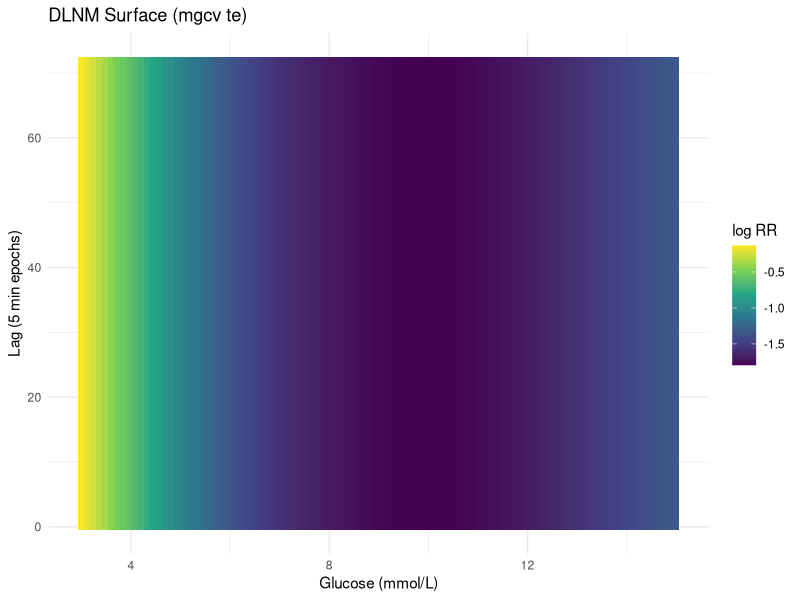
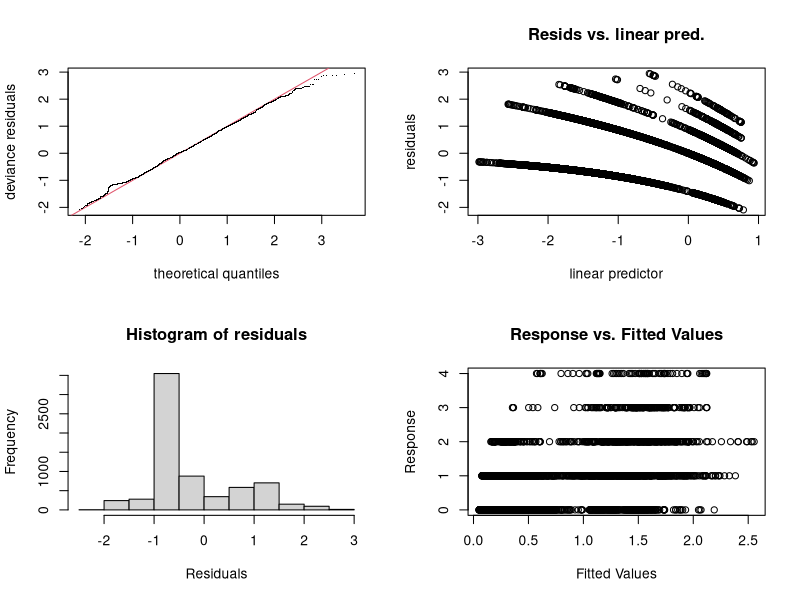

These charts were generated, in order, by the following R code:
# =============================================================================
# DLNM Analysis of Continuous Glucose / Ketone Sensor Data
# Framework: mgcv tensor-product DLNM (Economou-style)
# =============================================================================


library(mgcv)
library(dplyr)
library(tidyr)
library(lubridate)
library(haven)
library(ggplot2)
library(readr)

# -----------------------------------------------------------------------------
#  User-defined parameters
# -----------------------------------------------------------------------------

id_col        <- "SUBJECTID"
eff_col       <- "GLUCOSE"
out_col       <- "KETONES"
day_col       <- "DAYS_WORN"
hour_col      <- "HOURS_WORN"
value_col     <- "VALUE"
analyte_col   <- "ANALYTE"
condition_col <- "CONDITION"

kappa      <- 0.5
window_w   <- 12

L          <- 72
epoch_mins <- 5

group_var  <- condition_col

# -----------------------------------------------------------------------------
#  Load data
# -----------------------------------------------------------------------------

# Load necessary library
if (!require("dplyr")) install.packages("dplyr")
library(dplyr)

# --- CONFIGURATION ---
num_subjects <- 5  # Increase this for a "larger" dataset
days_per_subject <- 5
readings_per_hour <- 12 # Every 5 minutes (0.0833 hours)
total_hours <- 24 * days_per_subject

# --- GENERATION ---
set.seed(42) # For reproducibility

generate_data <- function(subject_id, condition) {
  n_rows <- total_hours * readings_per_hour
  
  #  Create Time vectors
  hours_worn <- seq(0, by = 0.0833, length.out = n_rows)
  days_worn <- floor(hours_worn / 24) + 1
  
  #  Simulate Glucose (Random walk with physiological bounds)
  # Diabetics have higher variance and higher mean
  base_g <- if(condition == "Diabetic") 8.5 else 5.5
  glucose <- cumsum(rnorm(n_rows, 0, 0.3)) + base_g
  glucose <- pmax(1.5, pmin(glucose, 20)) # Clamp to realistic range
  
  #  Simulate Ketones based on Glucose levels
  ketones <- numeric(n_rows)
  for(i in 1:n_rows) {
    # Base noise (0 - 0.1)
    val <- runif(1, 0, 0.1)
    
    # Determine Spike Probability
    # Higher chance if glucose is low (< 3.0)
    spike_chance <- if(glucose[i] < 3.0) 0.15 else 0.02
    
    if(runif(1) < spike_chance) {
      # Use a Gamma distribution to create the 0.3-1, 1-3, 3-6 tiering
      # Shape/Scale parameters ensure it's skewed towards lower spikes
      val <- rgamma(1, shape = 1.2, scale = 0.8) 
      val <- pmin(val + 0.3, 6.0) # Ensure it hits the spike range
    }
    ketones[i] <- val
  }
  
  # 4. Format into Long Structure
  df_glucose <- data.frame(
    SUBJECTID = subject_id,
    ANALYTE = "GLUCOSE",
    DAYS_WORN = days_worn,
    HOURS_WORN = round(hours_worn, 4),
    VALUE = glucose,
    CONDITION = condition
  )
  
  df_ketones <- data.frame(
    SUBJECTID = subject_id,
    ANALYTE = "KETONES",
    DAYS_WORN = days_worn,
    HOURS_WORN = round(hours_worn, 4),
    VALUE = ketones,
    CONDITION = condition
  )
  
  # Interleave rows: Glucose, then Ketone for each timestamp
  return(bind_rows(df_glucose, df_ketones) %>% arrange(HOURS_WORN, ANALYTE))
}

# Generate for multiple subjects
subject_list <- paste0("S", sprintf("%03d", 1:num_subjects))
conditions <- sample(c("Diabetic", "NonDiabetic"), num_subjects, replace = TRUE)

df_raw  <- mapply(generate_data, subject_list, conditions, SIMPLIFY = FALSE) %>% 
  bind_rows()

# --- PREVIEW & SAVE ---
print(head(df_raw , 10))
# write.csv(df_raw, "Large_Metabolic_Data.csv", row.names = FALSE)

# df_raw <- haven::read_sas("your_file.sas7bdat")
# df_raw <- read_csv("Desktop/glu_ket_realistic_large.csv")

# -----------------------------------------------------------------------------
#  Reshape to wide format
# -----------------------------------------------------------------------------

df_wide <- df_raw %>%
  filter(.data[[analyte_col]] %in% c(eff_col, out_col)) %>%
  pivot_wider(
    id_cols    = c(id_col, condition_col, day_col, hour_col),
    names_from = all_of(analyte_col),
    values_from = all_of(value_col)
  ) %>%
  rename(
    subjectid = all_of(id_col),
    condition = all_of(condition_col),
    day       = all_of(day_col),
    hours     = all_of(hour_col),
    glucose   = all_of(eff_col),
    ketones   = all_of(out_col)
  ) %>%
  arrange(subjectid, hours)

# -----------------------------------------------------------------------------
#  Construct epoch index + time-of-day
# -----------------------------------------------------------------------------

df_wide <- df_wide %>%
  group_by(subjectid) %>%
  mutate(
    hours_rounded = round(hours * 60 / epoch_mins) * epoch_mins / 60,
    epoch = dense_rank(hours_rounded),
    tod_min = (hours_rounded %% 24) * 60
  ) %>%
  ungroup()


# -----------------------------------------------------------------------------
#  Build rolling exceedance count (Y)
# -----------------------------------------------------------------------------

build_exceedance_count <- function(series, w, kappa) {
  n   <- length(series)
  exc <- as.integer(series > kappa)
  out <- integer(n)
  for (t in seq_len(n)) {
    start <- max(1L, t - w + 1L)
    out[t] <- sum(exc[start:t], na.rm = TRUE)
  }
  out
}

df_wide <- df_wide %>%
  group_by(subjectid) %>%
  arrange(epoch, .by_group = TRUE) %>%
  mutate(
    Y = build_exceedance_count(ketones, window_w, kappa)
  ) %>%
  ungroup()

# -----------------------------------------------------------------------------
#  Create lagged glucose variables 
# -----------------------------------------------------------------------------

df_lagged <- df_wide %>%
  group_by(subjectid) %>%
  arrange(epoch, .by_group = TRUE) %>%
  {
    dat <- .
    for (l in 0:L) {
      dat <- dat %>%
        mutate(!!paste0("glucose_lag", l) := dplyr::lag(glucose, n = l))
    }
    dat
  } %>%
  ungroup() %>%
  drop_na(paste0("glucose_lag", 0:L)) %>%
  mutate(
    subjectid_f = factor(subjectid),
    condition_f = factor(condition),
    day_f       = as.numeric(day)
  )

# -----------------------------------------------------------------------------
#  Build exposure + lag matrices
# -----------------------------------------------------------------------------

GLUIndex <- grep("^glucose_lag", colnames(df_lagged))
GLU <- as.matrix(df_lagged[, GLUIndex])

LAG <- matrix(
  rep(0:L, each = nrow(df_lagged)),
  nrow = nrow(df_lagged),
  ncol = L + 1,
  byrow = FALSE
)

# -----------------------------------------------------------------------------
#  Fit pooled DLNM (mgcv tensor surface)
# -----------------------------------------------------------------------------

# Attach matrices to dataframe (CRITICAL FIX)
df_lagged$GLU_mat <- I(as.matrix(df_lagged[, GLUIndex]))

df_lagged$LAG_mat <- I(matrix(
  rep(0:L, each = nrow(df_lagged)),
  nrow = nrow(df_lagged),
  ncol = L + 1
))

# -----------------------------------------------------------------------------
# Fit model
# -----------------------------------------------------------------------------

fit_pooled <- gam(
  Y ~ te(GLU_mat, LAG_mat, k = c(6,6), bs = c("tp","tp")) +
    s(tod_min, bs = "cc", k = 10) +
    s(day_f,   bs = "tp", k = 5) +
    s(subjectid_f, bs = "re"),
  family = poisson(),
  data   = df_lagged,
  method = "REML",
  knots  = list(tod_min = c(0,1440))
)

summary(fit_pooled)
# -----------------------------------------------------------------------------
#  Stratified models 
# -----------------------------------------------------------------------------

groups <- unique(df_lagged[[group_var]])
fit_by_group <- list()

for (grp in groups) {
  
  sub_data <- df_lagged %>% 
    filter(.data[[group_var]] == grp)
  
  # Rebuild matrices INSIDE subset (CRITICAL)
  sub_data$GLU_mat <- I(as.matrix(sub_data[, GLUIndex]))
  sub_data$LAG_mat <- I(matrix(
    rep(0:L, each = nrow(sub_data)),
    nrow = nrow(sub_data),
    ncol = L + 1
  ))
  
  fit_by_group[[grp]] <- gam(
    Y ~ te(GLU_mat, LAG_mat, k = c(6,6), bs = c("tp","tp")) +
      s(tod_min, bs = "cc", k = 10) +
      s(day_f,   bs = "tp", k = 5) +
      s(subjectid_f, bs = "re"),
    family = nb(),
    data   = sub_data,
    method = "REML"
  )
  
  cat("Fitted:", grp, "\n")
}

# -----------------------------------------------------------------------------
#  Prediction grid 
# -----------------------------------------------------------------------------

glucose_grid <- seq(3, 15, length.out = 100)
lag_grid <- 0:L

dlnm_grid <- expand.grid(glucose = glucose_grid, lag = lag_grid)

example_row <- df_lagged[1, ]

n <- nrow(dlnm_grid)

newdata_grid <- data.frame(
  subjectid_f = example_row$subjectid_f,
  day_f       = example_row$day_f,
  tod_min     = example_row$tod_min
)

newdata_grid <- newdata_grid[rep(1, n), ]

# Build matrix inputs (CRITICAL FIX)
GLU_new <- matrix(dlnm_grid$glucose, nrow = n, ncol = L+1)
LAG_new <- matrix(rep(0:L, each = n), nrow = n, ncol = L+1)

newdata_grid$GLU_mat <- I(GLU_new)
newdata_grid$LAG_mat <- I(LAG_new)

# -----------------------------------------------------------------------------
# Predict
# -----------------------------------------------------------------------------

Xmat <- predict(fit_pooled, type = "lpmatrix", newdata = newdata_grid)
eta  <- drop(Xmat %*% coef(fit_pooled))

dlnm_grid$RR <- exp(eta)

# -----------------------------------------------------------------------------
#  Visualisation
# -----------------------------------------------------------------------------

ggplot(dlnm_grid, aes(x = glucose, y = lag, fill = log(RR))) +
  geom_tile() +
  scale_fill_viridis_c() +
  labs(
    title = "DLNM Surface (mgcv te)",
    x = "Glucose (mmol/L)",
    y = paste0("Lag (", epoch_mins, " min epochs)"),
    fill = "log RR"
  ) +
  theme_minimal()
# -----------------------------------------------------------------------------
# 13. Diagnostics
# -----------------------------------------------------------------------------

gam.check(fit_pooled)
concurvity(fit_pooled, full = TRUE)
